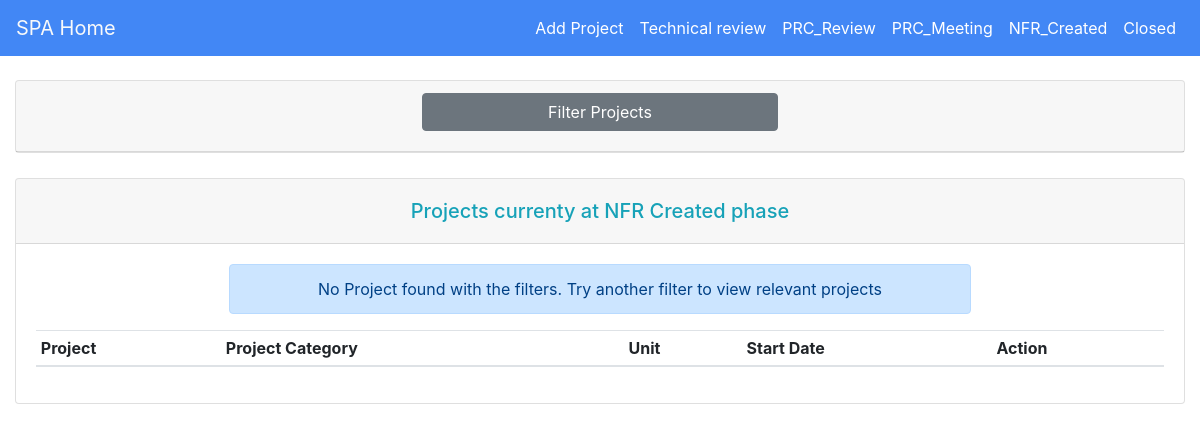
Page /nfr/ (signed in) on the earlier database version.
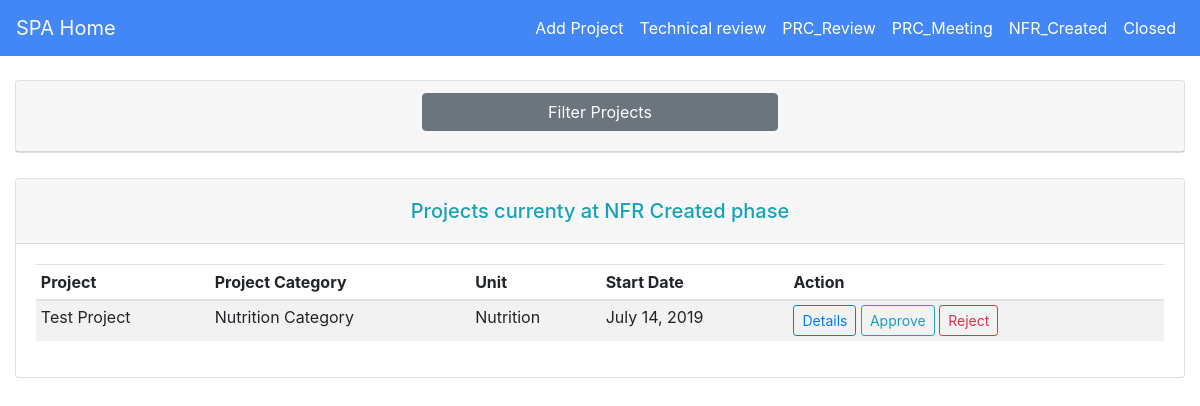
Same page on the later database version.
### approval/models.py (models this page shows, shortened)
class Project(models.Model):
    status = (
        ("new", "New"),
        ("tech", "Technical Review"),
        ("prc_review", "PRC Review"),
        ("prc_meeting", "PRC Meeting"),
        ("nfr", "NFR Created"),
        ("closed", "Closed"),
    )
    project_title = models.CharField(max_length=50)
    description = models.CharField(max_length=500)
    project_category = models.ForeignKey(ProjectCategory, on_delete=models.CASCADE)
    country = models.CharField(max_length=50)
    sub_office = models.CharField(max_length=50)
    project_category = models.CharField(max_length=50)
    start_date = models.DateField(auto_now=False, auto_now_add=False)
    end_date = models.DateField(auto_now=False, auto_now_add=False)
    unit = models.ForeignKey(Unit, on_delete=models.CASCADE, null=True)
    status = models.CharField(max_length=50, choices=status, default="tech")

class Unit(models.Model):
    unit_name = models.CharField(max_length=50, default="Nutrition")
    def __str__(self):
        return self.unit_name

### approval/views.py (the view)
# urls.py: path('nfr/', views.NfrCreated, name='nfr'),
def NfrCreated(request, newContext={}):
    projects = Project.objects.filter(status="nfr")
    project_filter = ProjectFilter(request.GET, queryset=projects)
    user = request.user
    context = {"projects":project_filter, "user":user}
    context.update(newContext)
    return render(request, "nfr_created.html", context=context)

### approval/models.py (called while the page is built)
    def __str__(self):
        return self.project_category

### approval/templates/nfr_created.html (shortened to what this page needs)
{% extends "base.html" %}
{% load static %}
{% load widget_tweaks %}
{% block content %}
{% if user.is_authenticated %}
<div class="card m-auto">
        <div class="card-header">
            <div class="row">
              <div class="col-md-4"></div>
              <div class="col-md-4">
                  <a class="card-link" style="color: black" data-toggle="collapse" href="#collapseOne">
                      <h4 style="margin-top: 0" class="btn btn-block btn-secondary">Filter Projects</h4>
                    </a>
              </div>
              <div class="col-md-4"></div>
            </div>
          </div>
    </div>
    <div class="row mt-2">
        <div class="col-md-3"></div>
        <div class="col-md-6 op">
        </div>
        <div class="col-md-3"></div>
    </div>
        <div class="card mt-3 mb-3">
            <div class="card-header">
                    <h5 class="mt-2 text-center mb-2 text-info">Projects currenty at NFR Created phase</h5>
            </div>
            <div class="card-body">
                    <table class="table table-striped table-sm">
                        <thead>
                            <tr>
                                <th>Project</th>
                                <th>Project Category</th>
                                <th>Unit</th>
                                <th>Start Date</th>
                                <th>Action</th>
                            </tr>
                        </thead>
                        <tbody>
                    {% for project in projects.qs %}
                            <tr>
                                <td>{{ project.project_title }}</td>
                                <td>{{ project.project_category }}</td>
                                <td>{{ project.unit }}</td>
                                <td>{{ project.start_date }}</td>
                                <td>
                                    <a href="{% url "project_details" project.id %}">
                                        <button class="btn btn-outline-primary btn-sm">Details</button>
                                    </a>
                                    <a class="confirm-approval" href="{% url "change_status" project.id "closed" "nfr" %}">
                                        <button class="btn btn-outline-info btn-sm">Approve</button>
                                    </a>
                                    <a class="confirm-rejection" href="{% url "change_status" project.id "rejected" "nfr" %}">
                                        <button class="btn btn-outline-danger btn-sm">Reject</button>
                                    </a>
                                </td>
                            </tr>
                    {% endfor %}
                    {% if projects.qs|length <= 0 %}
                    <div class="row text-center">
                        <div class="col-md-2"></div>
                        <div class="col-md-8">
                            <div class="alert alert-primary">
                              No Project found with the filters. Try another filter to view relevant projects
                            </div>
                        </div>
                        <div class="col-md-2"></div>
                    </div>
                    {% else %}
                    <div class="row"></div>
                    {% endif %}
                        </tbody>
                    </table>
            </div>
        </div>
{% endif %}
{% endblock %}

Differences in the rows shown:
added Project: project_title "Test Project", project_category "Nutrition Category", unit "Nutrition", start_date "July 14, 2019"
Other differences:
text no longer shown: "No Project found with the filters. Try another filter to view relevant projects"
